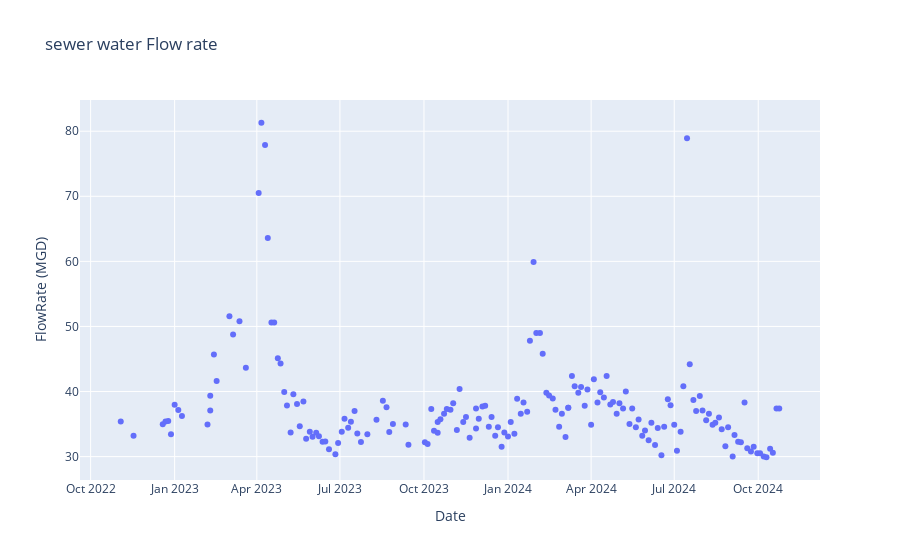

The notebook cell this image was saved under:
### Code cell
px.scatter(GR_df, 
           title = 'sewer water Flow rate',
           x=GR_df['Date'], 
           y=GR_df['FlowRate (MGD)'],
           render_mode='svg')

### Figure 1 — Plotly figure (JSON) as saved in the notebook; plotly's stock layout.template omitted (floating-point values rounded to 4 significant figures; data arrays with more than 128 entries replaced by an {"elided": "..."} marker saying what was removed)
{"data": [{"hovertemplate": "Date=%{x}<br>FlowRate (MGD)=%{y}<extra></extra>", "legendgroup": "", "marker": {"color": "#636efa", "symbol": "circle"}, "mode": "markers", "name": "", "orientation": "v", "showlegend": false, "type": "scatter", "x": {"elided": "172 str values"}, "xaxis": "x", "y": {"elided": "172 float values"}, "yaxis": "y"}], "layout": {"legend": {"tracegroupgap": 0}, "title": {"text": "sewer water Flow rate"}, "xaxis": {"anchor": "y", "domain": [0, 1], "title": {"text": "Date"}}, "yaxis": {"anchor": "x", "domain": [0, 1], "title": {"text": "FlowRate (MGD)"}}}}
